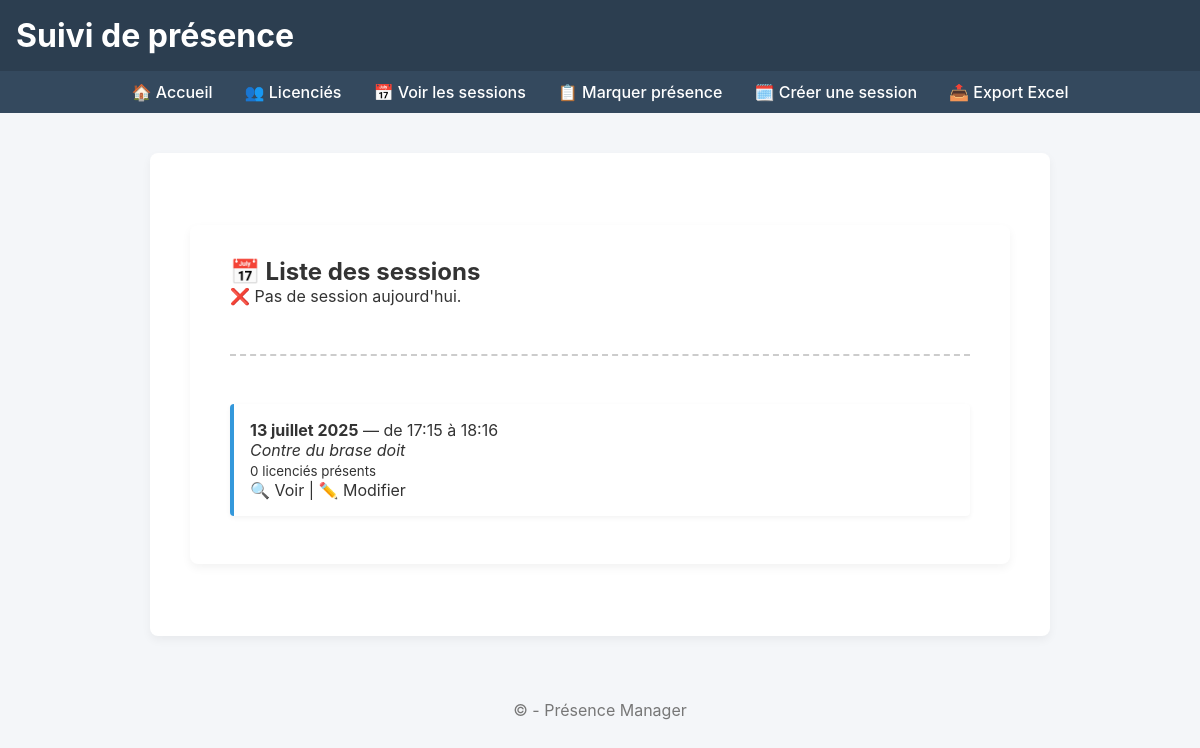
/presence/sessions/, run on an earlier commit of the app's database.
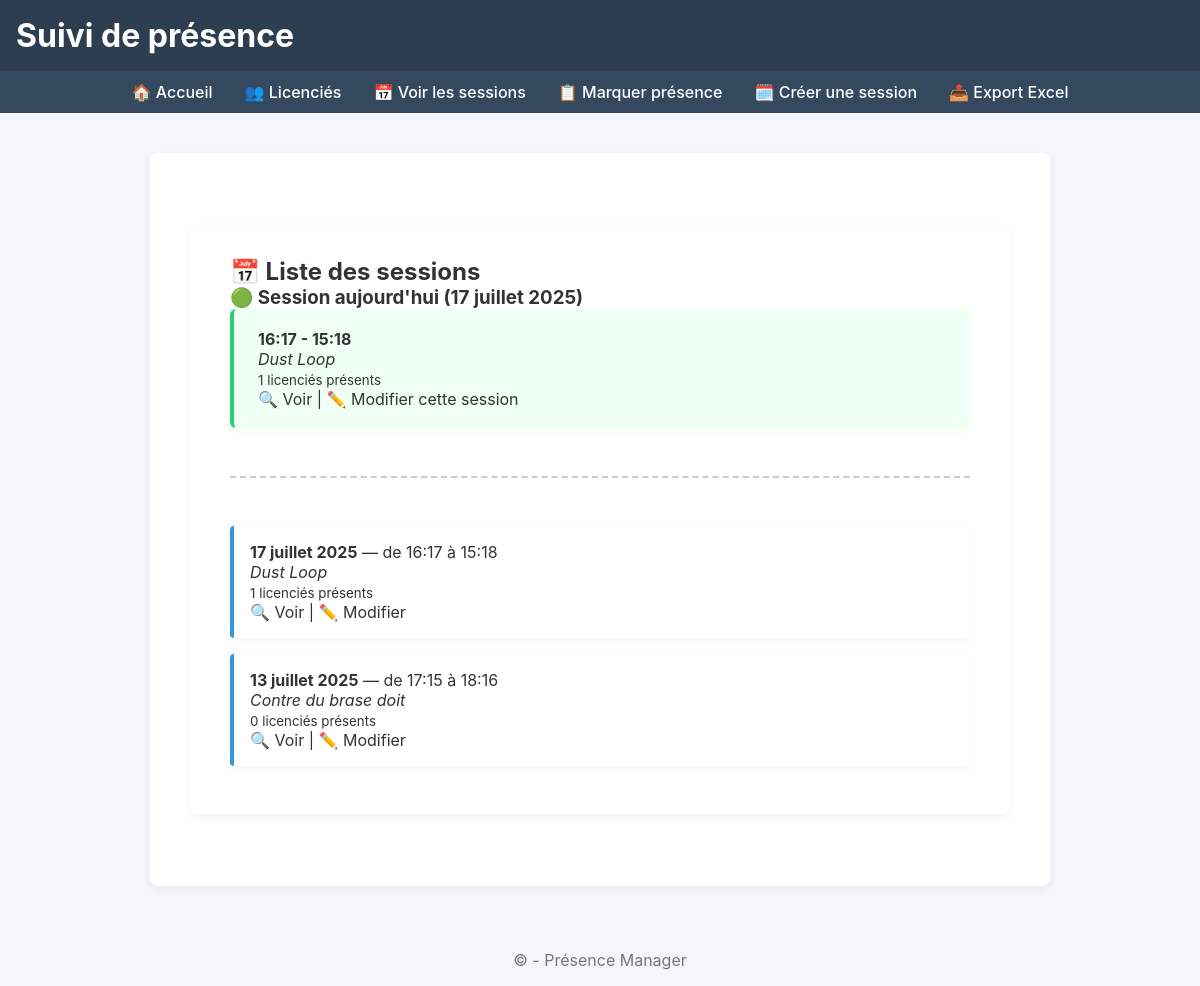
And on a later commit of the database.
### presence/models.py (models this page shows, shortened)
class Session(models.Model):
    date = models.DateField()
    heure_debut = models.TimeField()
    heure_fin = models.TimeField()
    theme = models.TextField()
    presences = models.ManyToManyField(Licence, blank=True)

### presence/views.py (the view)
# urls.py: path('sessions/', views.liste_sessions, name='liste_sessions'),
def liste_sessions(request):
    today = localdate()
    sessions = Session.objects.all().order_by('-date', '-heure_debut')
    sessions_today = sessions.filter(date=today)
    return render(request, 'presence/liste_sessions.html', {
        'sessions': sessions,
        'today': today,
        'sessions_today': sessions_today,
    })

### presence/templates/presence/liste_sessions.html (shortened to what this page needs)
{% extends "presence/base.html" %}
{% block content %}
<div class="container">
    <h2>📅 Liste des sessions</h2>
    {% if sessions_today %}
        <div class="session-today">
            <h3>🟢 Session aujourd'hui ({{ today }})</h3>
            {% for session in sessions_today %}
                <div class="session-box today-box">
                    <strong>{{ session.heure_debut }} - {{ session.heure_fin }}</strong><br>
                    <em>{{ session.theme|linebreaksbr }}</em><br>
                    <small>{{ session.presences.count }} licenciés présents</small><br>
                    <a href="{% url 'voir_session' session.id %}">🔍 Voir</a> |
                    <a href="{% url 'modifier_session' session.id %}">✏️ Modifier cette session</a>
                </div>
            {% endfor %}
        </div>
    {% else %}
        <p class="no-session-today">❌ Pas de session aujourd'hui.</p>
    {% endif %}
    <hr class="session-separator">
    {% if sessions %}
        <ul class="session-list">
            {% for session in sessions %}
                <li class="session-box">
                    <strong>{{ session.date }}</strong> — de {{ session.heure_debut }} à {{ session.heure_fin }}<br>
                    <em>{{ session.theme|linebreaksbr }}</em><br>
                    <small>{{ session.presences.count }} licenciés présents</small><br>
                    <a href="{% url 'voir_session' session.id %}">🔍 Voir</a> |
                    <a href="{% url 'modifier_session' session.id %}">✏️ Modifier</a>
                </li>
            {% endfor %}
        </ul>
    {% else %}
        <p>Aucune session enregistrée.</p>
    {% endif %}
</div>
{% endblock %}

What changed in the data, as far as the page shows it:
added Session: heure_debut "16:17", heure_fin "15:18", theme "Dust Loop", presences.count "1", date "17 juillet 2025"
Also different on the page:
{{ today }}: (not shown) → "17 juillet 2025"
text no longer shown: "❌ Pas de session aujourd'hui."
text now shown: "🟢 Session aujourd'hui ( )"
